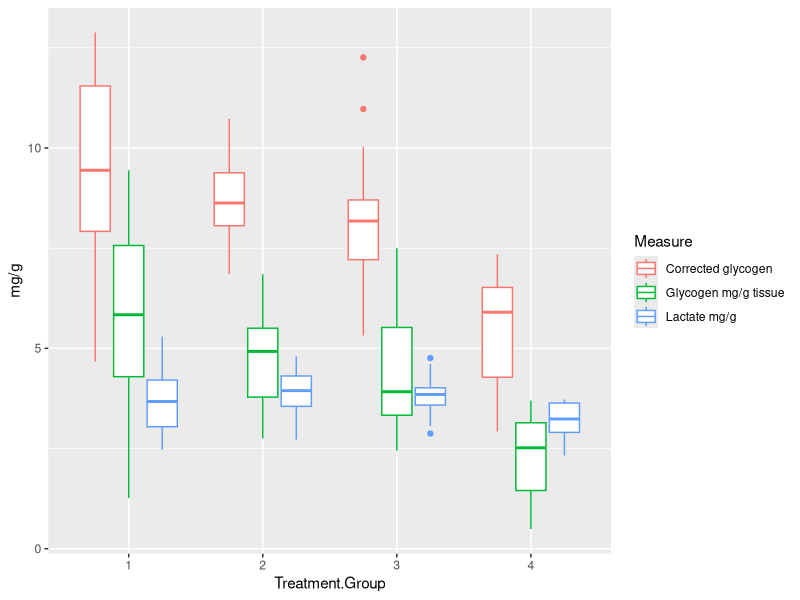

Recreate this plot in R.
library(tidyverse)
library(readxl)
library(lmerTest)
library(emmeans)

Glycogen <- read_xlsx("Data/Copy of 20180413_DataSchool_Glycogen.xlsx", sheet = "Glycogen")

### Glycogen data wrangling
Glycogen <- Glycogen[-c(31),] ## remove error message

G1 <- Glycogen[1:5] #the treatment groups are in different columns this time
G2 <- Glycogen[6:10] #need to have identical names to use row_bind
names(G2) <- c("Treatment group", "Brand", "Glycogen mg/g tissue", "Lactate mg/g", "Corrected glycogen")
G2$`Treatment group` <- as.character(G2$`Treatment group`) 
Glycogen_comb <- bind_rows(G1, G2) #combining the columns together
Glycogen_long <- Glycogen_comb %>% 
  gather(key = "Measure", value = "mg/g", "Glycogen mg/g tissue", "Lactate mg/g", "Corrected glycogen")
names(Glycogen_long) <- c("Treatment.Group", "ID", "Measure", "mg/g")
Glycogen_long$Treatment.Group <- factor(Glycogen_long$Treatment.Group)
Glycogen_long$ID <- factor(Glycogen_long$ID)

#Cortisol initial look

ggplot(Glycogen_long, aes(x = Treatment.Group, y = `mg/g`, colour = Measure))+
  geom_boxplot() 

##looks like stress (treatments 2 and 4) causes lower amount of glycogen, feed
# maybe has an influence
